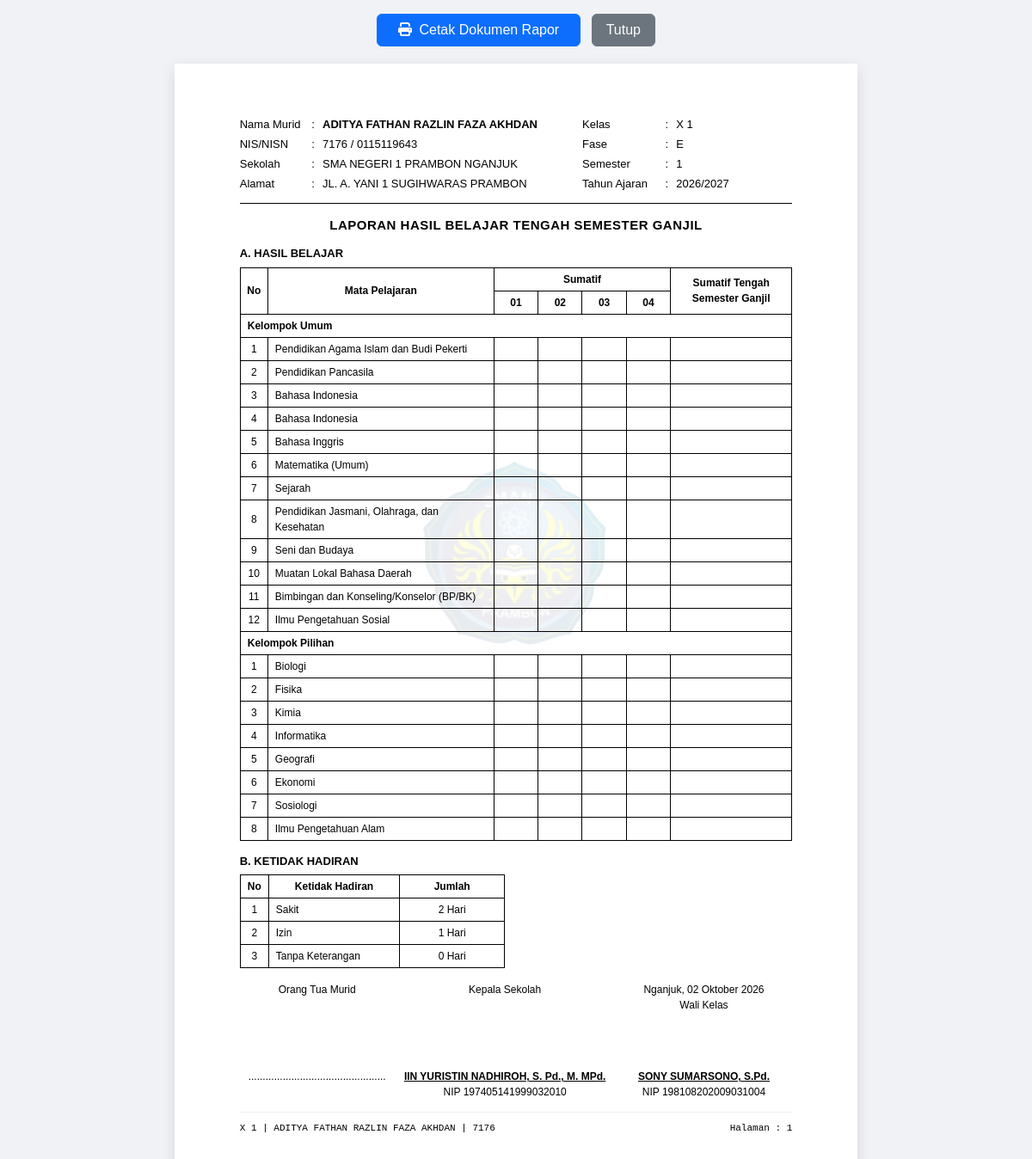
/student-report.php?nis=7176 (signed in), run on the app's committed database.
### tables this page shows
CREATE TABLE `tb_siswa` (
  `nis` varchar(20) NOT NULL,
  `id_user` int(11) NOT NULL,
  `nama` varchar(100) NOT NULL,
  `nisn` varchar(20) DEFAULT NULL,
  `id_kelas` int(11) NOT NULL,
  PRIMARY KEY (`nis`),
  UNIQUE KEY `uq_siswa_nisn` (`nisn`),
  KEY `fk_user_siswa` (`id_user`),
  KEY `fk_kelas_siswa` (`id_kelas`),
  CONSTRAINT `fk_kelas_siswa` FOREIGN KEY (`id_kelas`) REFERENCES `tb_kelas` (`id_kelas`) ON DELETE CASCADE ON UPDATE CASCADE,
  CONSTRAINT `fk_user_siswa` FOREIGN KEY (`id_user`) REFERENCES `tb_user` (`id_user`) ON DELETE CASCADE ON UPDATE CASCADE
);

CREATE TABLE `tb_kelas` (
  `id_kelas` int(11) NOT NULL AUTO_INCREMENT,
  `nama_kelas` varchar(20) NOT NULL,
  `tingkat` varchar(5) NOT NULL,
  `id_guru_walikelas` varchar(20) DEFAULT NULL,
  PRIMARY KEY (`id_kelas`),
  UNIQUE KEY `nama_kelas` (`nama_kelas`),
  KEY `fk_kelas_walikelas` (`id_guru_walikelas`),
  CONSTRAINT `fk_kelas_walikelas` FOREIGN KEY (`id_guru_walikelas`) REFERENCES `tb_guru` (`id_guru`) ON DELETE SET NULL ON UPDATE CASCADE
);

CREATE TABLE `tb_pengaturan_rapor` (
  `id` int(11) NOT NULL DEFAULT 1,
  `nama_sekolah` varchar(150) NOT NULL DEFAULT 'SMA NEGERI 1 PRAMBON NGANJUK',
  `alamat_sekolah` varchar(200) NOT NULL DEFAULT 'JL. A. YANI 1 SUGIHWARAS PRAMBON',
  `logo_sekolah` varchar(255) DEFAULT NULL,
  `npsn` varchar(30) NOT NULL DEFAULT '20539744',
  `akreditasi` varchar(30) NOT NULL DEFAULT 'A (Unggul)',
  `slogan` varchar(255) NOT NULL DEFAULT 'Unggul dalam Prestasi, Berkarakter, dan Berbudaya Lingkungan',
  `telepon` varchar(50) NOT NULL DEFAULT '(0358) 771234',
  `email` varchar(100) NOT NULL DEFAULT 'info@sman1prambon.sch.id',
  `website` varchar(100) NOT NULL DEFAULT 'sman1prambon.sch.id',
  `deskripsi_sekolah` text DEFAULT NULL,
  `tahun_ajaran` varchar(20) NOT NULL DEFAULT '2025/2026',
  `semester` varchar(10) NOT NULL DEFAULT '2',
  `nama_kepala_sekolah` varchar(150) NOT NULL DEFAULT 'Iin Yuristin Nadhiroh, S. Pd., M. MPd.',
  `nip_kepala_sekolah` varchar(30) NOT NULL DEFAULT '197405141999032010',
  `tempat_rapor` varchar(50) NOT NULL DEFAULT 'Prambon',
  `tanggal_rapor` varchar(50) NOT NULL DEFAULT '19 Juni 2026',
  PRIMARY KEY (`id`)
);

CREATE TABLE `tb_mapel_referensi` (
  `id_mapel` varchar(20) NOT NULL,
  `nama_mapel` varchar(100) NOT NULL,
  `sistem` tinyint(1) NOT NULL DEFAULT 0 COMMENT '1 = mapel sistem, tidak boleh dihapus',
  PRIMARY KEY (`id_mapel`)
);

CREATE TABLE `tb_presensi_sts` (
  `id_presensi` int(11) NOT NULL AUTO_INCREMENT,
  `nis` varchar(20) NOT NULL,
  `sakit` int(11) NOT NULL DEFAULT 0,
  `izin` int(11) NOT NULL DEFAULT 0,
  `alpa` int(11) NOT NULL DEFAULT 0,
  PRIMARY KEY (`id_presensi`),
  UNIQUE KEY `nis` (`nis`),
  KEY `fk_presensi_siswa` (`nis`),
  CONSTRAINT `fk_presensi_siswa` FOREIGN KEY (`nis`) REFERENCES `tb_siswa` (`nis`) ON DELETE CASCADE ON UPDATE CASCADE
);

CREATE TABLE `tb_guru` (
  `id_guru` varchar(20) NOT NULL,
  `id_user` int(11) NOT NULL,
  `nama_guru` varchar(100) NOT NULL,
  PRIMARY KEY (`id_guru`),
  KEY `fk_user_guru` (`id_user`),
  CONSTRAINT `fk_user_guru` FOREIGN KEY (`id_user`) REFERENCES `tb_user` (`id_user`) ON DELETE CASCADE ON UPDATE CASCADE
);

### student-report.php (the view, shortened to what the rows shown need)
<?php
require_once "models/Student.php";
require_once "models/Bobot.php";
require_once "models/Setting.php";
$db = new Database();
$conn = $db->connect();
$studentModel = new Student($conn);
$settingModel = new Setting($conn);
$nis = $_GET['nis'] ?? '';
$reportData = $studentModel->getReportSts($nis);
$student    = $reportData['student'];
$grades     = $reportData['grades'];
$setting    = $settingModel->get();
$idKelas = (int)$student['id_kelas'];
$qWali = mysqli_query($conn, "
    SELECT g.nama_guru, g.id_guru
    FROM tb_kelas k
    LEFT JOIN tb_guru g ON k.id_guru_walikelas = g.id_guru
    WHERE k.id_kelas = $idKelas
");
$wali = mysqli_fetch_assoc($qWali);
$namaWali = $wali['nama_guru'] ?? '-';
$nipWali  = $wali['id_guru'] ?? '-';
$kelasFormatted = str_replace('-', ' ', $student['nama_kelas']);
$fase = ($student['tingkat'] === '10' || str_starts_with($student['nama_kelas'], 'X-')) ? 'E' : 'F';
$semRaw = trim((string)($setting['semester'] ?? '1'));
$semGanjilGenap = ($semRaw === '2' || stripos($semRaw, 'genap') !== false) ? 'GENAP' : 'GANJIL';
$semGanjilGenapCap = ucfirst(strtolower($semGanjilGenap));
$mapelUmum = [];
$mapelPilihan = [];
foreach ($grades as $g) {
    $kat = strtolower(trim((string)$g['kategori']));
    if ($kat === 'pilihan') {
        $mapelPilihan[] = $g;
    } else {
        $mapelUmum[] = $g;
    }
}
?>
<!DOCTYPE html>
<html lang="id">
<head>
    <link href="vendor/bootstrap-5.3.8/css/bootstrap.min.css" rel="stylesheet">
    <link rel="stylesheet" href="https://cdnjs.cloudflare.com/ajax/libs/font-awesome/6.5.1/css/all.min.css">
</head>
<body>
<div class="report-page">
    <div class="content-area">
        <table class="meta-table">
            <tr>
                <td style="width: 13%;">Nama Murid</td>
                <td style="width: 2%;">:</td>
                <td style="width: 47%; font-weight: bold;"><?= htmlspecialchars($student['nama']) ?></td>
                <td style="width: 15%;">Kelas</td>
                <td style="width: 2%;">:</td>
                <td style="width: 21%;"><?= htmlspecialchars($kelasFormatted) ?></td>
            </tr>
            <tr>
                <td>NIS/NISN</td>
                <td>:</td>
                <td><?= htmlspecialchars($student['nis']) ?> / <?= htmlspecialchars($student['nisn'] ?? '-') ?></td>
                <td>Fase</td>
                <td>:</td>
                <td><?= htmlspecialchars($fase) ?></td>
            </tr>
            <tr>
                <td>Sekolah</td>
                <td>:</td>
                <td><?= htmlspecialchars($setting['nama_sekolah']) ?></td>
                <td>Semester</td>
                <td>:</td>
                <td><?= htmlspecialchars($setting['semester']) ?></td>
            </tr>
            <tr>
                <td>Alamat</td>
                <td>:</td>
                <td><?= htmlspecialchars($setting['alamat_sekolah']) ?></td>
                <td>Tahun Ajaran</td>
                <td>:</td>
                <td><?= htmlspecialchars($setting['tahun_ajaran']) ?></td>
            </tr>
        </table>
        <div class="meta-divider"></div>
        <div class="report-title">LAPORAN HASIL BELAJAR TENGAH SEMESTER <?= $semGanjilGenap ?></div>
        <div class="section-title">A. HASIL BELAJAR</div>
        <div class="table-raport-container">
            <?php if (!empty($setting['logo_sekolah']) && file_exists(__DIR__ . '/' . $setting['logo_sekolah'])) { ?>
                <img src="<?= htmlspecialchars($setting['logo_sekolah']) ?>" class="raport-watermark" alt="Watermark">
            <?php } ?>
            <table class="table-raport">
                <thead>
                    <tr>
                        <th rowspan="2" style="width: 5%;">No</th>
                        <th rowspan="2" style="width: 41%;">Mata Pelajaran</th>
                        <th colspan="4" style="width: 32%;">Sumatif</th>
                        <th rowspan="2" style="width: 22%;">Sumatif Tengah<br>Semester <?= $semGanjilGenapCap ?></th>
                    </tr>
                    <tr>
                        <th style="width: 8%;">01</th>
                        <th style="width: 8%;">02</th>
                        <th style="width: 8%;">03</th>
                        <th style="width: 8%;">04</th>
                    </tr>
                </thead>
                <tbody>
                    <?php if (!empty($mapelUmum)) { ?>
                        <?php
                        $noU = 1;
                        foreach ($mapelUmum as $g) {
                            $s1  = ($g['sumatif_1'] !== null && $g['sumatif_1'] !== '') ? (float)$g['sumatif_1'] : '';
                            $s2  = ($g['sumatif_2'] !== null && $g['sumatif_2'] !== '') ? (float)$g['sumatif_2'] : '';
                            $s3  = ($g['sumatif_3'] !== null && $g['sumatif_3'] !== '') ? (float)$g['sumatif_3'] : '';
                            $s4  = (isset($g['sumatif_4']) && $g['sumatif_4'] !== null && $g['sumatif_4'] !== '') ? (float)$g['sumatif_4'] : '';
                            $ats = ($g['nilai_sts'] !== null && $g['nilai_sts'] !== '') ? (float)$g['nilai_sts'] : '';
                        ?>
                        <tr>
                            <td class="text-center"><?= $noU++ ?></td>
                            <td class="mapel-name"><?= htmlspecialchars($g['nama_mapel']) ?></td>
                            <td class="text-center"><?= $s1 ?></td>
                            <td class="text-center"><?= $s2 ?></td>
                            <td class="text-center"><?= $s3 ?></td>
                            <td class="text-center"><?= $s4 ?></td>
                            <td class="text-center"><?= $ats ?></td>
                        </tr>
                        <?php } ?>
                    <?php } ?>
                    <?php if (!empty($mapelPilihan)) { ?>
                        <?php
                        $noP = 1;
                        foreach ($mapelPilihan as $g) {
                            $s1  = ($g['sumatif_1'] !== null && $g['sumatif_1'] !== '') ? (float)$g['sumatif_1'] : '';
                            $s2  = ($g['sumatif_2'] !== null && $g['sumatif_2'] !== '') ? (float)$g['sumatif_2'] : '';
                            $s3  = ($g['sumatif_3'] !== null && $g['sumatif_3'] !== '') ? (float)$g['sumatif_3'] : '';
                            $s4  = (isset($g['sumatif_4']) && $g['sumatif_4'] !== null && $g['sumatif_4'] !== '') ? (float)$g['sumatif_4'] : '';
                            $ats = ($g['nilai_sts'] !== null && $g['nilai_sts'] !== '') ? (float)$g['nilai_sts'] : '';
                        ?>
                        <tr>
                            <td class="text-center"><?= $noP++ ?></td>
                            <td class="mapel-name"><?= htmlspecialchars($g['nama_mapel']) ?></td>
                            <td class="text-center"><?= $s1 ?></td>
                            <td class="text-center"><?= $s2 ?></td>
                            <td class="text-center"><?= $s3 ?></td>
                            <td class="text-center"><?= $s4 ?></td>
                            <td class="text-center"><?= $ats ?></td>
                        </tr>
                        <?php } ?>
                    <?php } ?>
                </tbody>
            </table>
        </div>
        <div class="section-title">B. KETIDAK HADIRAN</div>
        <?php
        $presensi = $reportData['presensi'] ?? ['sakit' => 0, 'izin' => 0, 'alpa' => 0];
        $sakitVal = (int)($presensi['sakit'] ?? 0);
        $izinVal  = (int)($presensi['izin'] ?? 0);
        $alpaVal  = (int)($presensi['alpa'] ?? 0);
        ?>
        <table class="table-ketidakhadiran">
            <thead>
                <tr>
                    <th style="width: 10%;">No</th>
                    <th style="width: 50%;">Ketidak Hadiran</th>
                    <th style="width: 40%;">Jumlah</th>
                </tr>
            </thead>
            <tbody>
                <tr>
                    <td class="text-center">1</td>
                    <td class="ps-2">Sakit</td>
                    <td class="text-center"><?= $sakitVal ?> Hari</td>
                </tr>
                <tr>
                    <td class="text-center">2</td>
                    <td class="ps-2">Izin</td>
                    <td class="text-center"><?= $izinVal ?> Hari</td>
                </tr>
                <tr>
                    <td class="text-center">3</td>
                    <td class="ps-2">Tanpa Keterangan</td>
                    <td class="text-center"><?= $alpaVal ?> Hari</td>
                </tr>
            </tbody>
        </table>
        <table class="signature-table">
            <tr>
                <td class="col-ortu">Orang Tua Murid</td>
                <td class="col-kepsek">Kepala Sekolah</td>
                <td class="col-wali"><?= htmlspecialchars($setting['tempat_rapor']) ?>, <?= htmlspecialchars($setting['tanggal_rapor']) ?><br>Wali Kelas</td>
            </tr>
            <tr>
            </tr>
            <tr>
                <td class="col-ortu">................................................</td>
                <td class="col-kepsek">
                    <span style="white-space: nowrap; display: inline-block;"><u><strong><?= htmlspecialchars($setting['nama_kepala_sekolah']) ?></strong></u></span><br>
                    NIP <?= htmlspecialchars($setting['nip_kepala_sekolah']) ?>
                </td>
                <td class="col-wali">
                    <span style="white-space: nowrap; display: inline-block;"><u><strong><?= htmlspecialchars($namaWali) ?></strong></u></span><br>
                    NIP <?= htmlspecialchars($nipWali) ?>
                </td>
            </tr>
        </table>
    </div>
    <div class="running-footer">
        <div><?= htmlspecialchars($kelasFormatted) ?> | <?= htmlspecialchars($student['nama']) ?> | <?= htmlspecialchars($student['nis']) ?></div>
        <div>Halaman : 1</div>
    </div>
</div>
</body>
</html>

### data on the page
tb_siswa: nama "ADITYA FATHAN RAZLIN FAZA AKHDAN", id_kelas.nama_kelas "X 1", nis "7176", nisn "0115119643", id_kelas.tingkat "E"
tb_pengaturan_rapor: nama_sekolah "SMA NEGERI 1 PRAMBON NGANJUK", semester "1", alamat_sekolah "JL. A. YANI 1 SUGIHWARAS PRAMBON", tahun_ajaran "2026/2027", semester "GANJIL", logo_sekolah (picture), semester "Ganjil", tempat_rapor "Nganjuk", tanggal_rapor "02 Oktober 2026", nama_kepala_sekolah "IIN YURISTIN NADHIROH, S. Pd., M. MPd.", nip_kepala_sekolah "197405141999032010"
tb_mapel_referensi: nama_mapel "Pendidikan Agama Islam dan Budi Pekerti"
tb_mapel_referensi: nama_mapel "Pendidikan Pancasila"
tb_mapel_referensi: nama_mapel "Bahasa Indonesia"
tb_mapel_referensi: nama_mapel "Bahasa Inggris"
tb_mapel_referensi: nama_mapel "Matematika (Umum)"
tb_mapel_referensi: nama_mapel "Sejarah"
tb_mapel_referensi: nama_mapel "Pendidikan Jasmani, Olahraga, dan Kesehatan"
tb_mapel_referensi: nama_mapel "Seni dan Budaya"
tb_mapel_referensi: nama_mapel "Muatan Lokal Bahasa Daerah"
tb_mapel_referensi: nama_mapel "Bimbingan dan Konseling/Konselor (BP/BK)"
tb_mapel_referensi: nama_mapel "Ilmu Pengetahuan Sosial"
tb_mapel_referensi: nama_mapel "Biologi"
tb_mapel_referensi: nama_mapel "Fisika"
tb_mapel_referensi: nama_mapel "Kimia"
tb_mapel_referensi: nama_mapel "Informatika"
tb_mapel_referensi: nama_mapel "Geografi"
tb_mapel_referensi: nama_mapel "Ekonomi"
tb_mapel_referensi: nama_mapel "Sosiologi"
tb_mapel_referensi: nama_mapel "Ilmu Pengetahuan Alam"
tb_presensi_sts: sakit "2", izin "1", alpa "0"
tb_guru: nama_guru "SONY SUMARSONO, S.Pd.", id_guru "198108202009031004"
